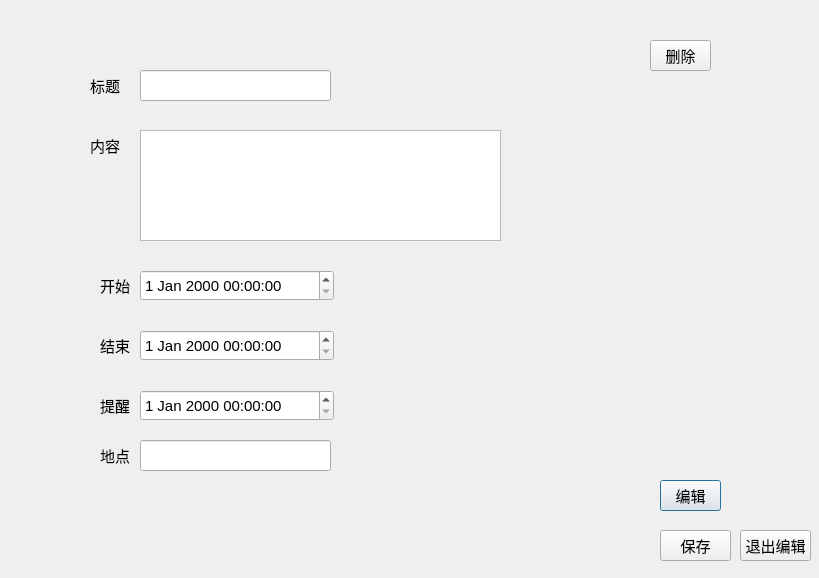
<?xml version="1.0" encoding="UTF-8"?>
<ui version="4.0">
 <class>EventDetailDialogClass</class>
 <widget class="QDialog" name="EventDetailDialogClass">
  <property name="geometry">
   <rect>
    <x>0</x>
    <y>0</y>
    <width>819</width>
    <height>578</height>
   </rect>
  </property>
  <property name="windowTitle">
   <string>EventDetailDialog</string>
  </property>
  <widget class="QLineEdit" name="titleEdit">
   <property name="geometry">
    <rect>
     <x>140</x>
     <y>70</y>
     <width>191</width>
     <height>31</height>
    </rect>
   </property>
   <property name="font">
    <font>
     <pointsize>11</pointsize>
    </font>
   </property>
  </widget>
  <widget class="QDateTimeEdit" name="endTimeEdit">
   <property name="geometry">
    <rect>
     <x>140</x>
     <y>330</y>
     <width>194</width>
     <height>31</height>
    </rect>
   </property>
   <property name="font">
    <font>
     <pointsize>11</pointsize>
    </font>
   </property>
  </widget>
  <widget class="QLabel" name="label_2">
   <property name="geometry">
    <rect>
     <x>60</x>
     <y>140</y>
     <width>31</width>
     <height>31</height>
    </rect>
   </property>
   <property name="font">
    <font>
     <pointsize>11</pointsize>
    </font>
   </property>
   <property name="text">
    <string/>
   </property>
  </widget>
  <widget class="QDateTimeEdit" name="reminderTime">
   <property name="geometry">
    <rect>
     <x>140</x>
     <y>390</y>
     <width>194</width>
     <height>31</height>
    </rect>
   </property>
   <property name="font">
    <font>
     <pointsize>11</pointsize>
    </font>
   </property>
  </widget>
  <widget class="QLabel" name="label_4">
   <property name="geometry">
    <rect>
     <x>100</x>
     <y>270</y>
     <width>31</width>
     <height>31</height>
    </rect>
   </property>
   <property name="font">
    <font>
     <pointsize>11</pointsize>
    </font>
   </property>
   <property name="text">
    <string>开始</string>
   </property>
  </widget>
  <widget class="QLabel" name="label_7">
   <property name="geometry">
    <rect>
     <x>100</x>
     <y>440</y>
     <width>31</width>
     <height>31</height>
    </rect>
   </property>
   <property name="font">
    <font>
     <pointsize>11</pointsize>
    </font>
   </property>
   <property name="text">
    <string>地点</string>
   </property>
  </widget>
  <widget class="QLabel" name="label_5">
   <property name="geometry">
    <rect>
     <x>100</x>
     <y>330</y>
     <width>31</width>
     <height>31</height>
    </rect>
   </property>
   <property name="font">
    <font>
     <pointsize>11</pointsize>
    </font>
   </property>
   <property name="text">
    <string>结束</string>
   </property>
  </widget>
  <widget class="QLabel" name="label">
   <property name="geometry">
    <rect>
     <x>90</x>
     <y>70</y>
     <width>31</width>
     <height>31</height>
    </rect>
   </property>
   <property name="font">
    <font>
     <pointsize>11</pointsize>
    </font>
   </property>
   <property name="text">
    <string>标题</string>
   </property>
  </widget>
  <widget class="QTextEdit" name="descriptionEdit">
   <property name="geometry">
    <rect>
     <x>140</x>
     <y>130</y>
     <width>361</width>
     <height>111</height>
    </rect>
   </property>
   <property name="font">
    <font>
     <pointsize>11</pointsize>
    </font>
   </property>
  </widget>
  <widget class="QLabel" name="label_6">
   <property name="geometry">
    <rect>
     <x>100</x>
     <y>390</y>
     <width>31</width>
     <height>31</height>
    </rect>
   </property>
   <property name="font">
    <font>
     <pointsize>11</pointsize>
    </font>
   </property>
   <property name="text">
    <string>提醒</string>
   </property>
  </widget>
  <widget class="QLineEdit" name="locationEdit">
   <property name="geometry">
    <rect>
     <x>140</x>
     <y>440</y>
     <width>191</width>
     <height>31</height>
    </rect>
   </property>
   <property name="font">
    <font>
     <pointsize>11</pointsize>
    </font>
   </property>
   <property name="text">
    <string/>
   </property>
  </widget>
  <widget class="QDateTimeEdit" name="startTimeEdit">
   <property name="geometry">
    <rect>
     <x>140</x>
     <y>270</y>
     <width>194</width>
     <height>31</height>
    </rect>
   </property>
   <property name="font">
    <font>
     <pointsize>11</pointsize>
    </font>
   </property>
  </widget>
  <widget class="QLabel" name="label_3">
   <property name="geometry">
    <rect>
     <x>90</x>
     <y>130</y>
     <width>31</width>
     <height>31</height>
    </rect>
   </property>
   <property name="font">
    <font>
     <pointsize>11</pointsize>
    </font>
   </property>
   <property name="text">
    <string>内容</string>
   </property>
  </widget>
  <widget class="QPushButton" name="editButton">
   <property name="geometry">
    <rect>
     <x>660</x>
     <y>480</y>
     <width>61</width>
     <height>31</height>
    </rect>
   </property>
   <property name="font">
    <font>
     <pointsize>11</pointsize>
    </font>
   </property>
   <property name="text">
    <string>编辑</string>
   </property>
  </widget>
  <widget class="QPushButton" name="deleteButton">
   <property name="geometry">
    <rect>
     <x>650</x>
     <y>40</y>
     <width>61</width>
     <height>31</height>
    </rect>
   </property>
   <property name="font">
    <font>
     <pointsize>11</pointsize>
    </font>
   </property>
   <property name="text">
    <string>删除</string>
   </property>
  </widget>
  <widget class="QPushButton" name="saveButton">
   <property name="geometry">
    <rect>
     <x>660</x>
     <y>530</y>
     <width>71</width>
     <height>31</height>
    </rect>
   </property>
   <property name="font">
    <font>
     <pointsize>11</pointsize>
    </font>
   </property>
   <property name="text">
    <string>保存</string>
   </property>
  </widget>
  <widget class="QPushButton" name="cancelEditButton">
   <property name="geometry">
    <rect>
     <x>740</x>
     <y>530</y>
     <width>71</width>
     <height>31</height>
    </rect>
   </property>
   <property name="font">
    <font>
     <pointsize>11</pointsize>
    </font>
   </property>
   <property name="text">
    <string>退出编辑</string>
   </property>
  </widget>
 </widget>
 <layoutdefault spacing="6" margin="11"/>
 <resources/>
 <connections/>
</ui>
